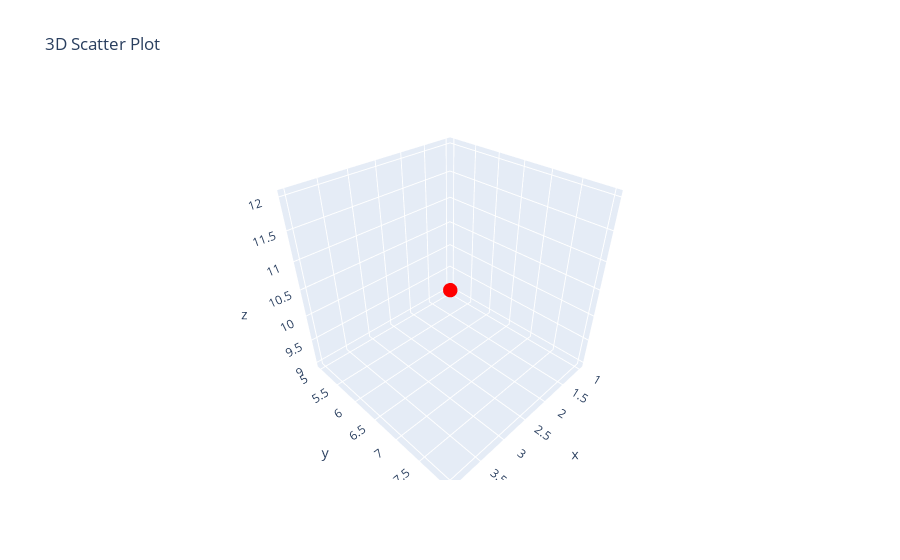

Notebook code cell kept with this figure:
### Code cell
# 13. Create a 3D scatter plot using Plotly.

import plotly.express as px
import pandas as pd
df=pd.DataFrame({"x":[1,2,3,4],"y":[5,6,7,8],"z":[9,10,11,12]})
figure=px.scatter_3d(x=df["x"],y=df["y"],z=df["z"],title="3D Scatter Plot")
figure.update_traces(marker=dict(size=5,color='red'))
figure.show()

### Figure 1 — Plotly figure (JSON) as saved in the notebook; plotly's stock layout.template omitted (floating-point values rounded to 4 significant figures)
{"data": [{"hovertemplate": "x=%{x}<br>y=%{y}<br>z=%{z}<extra></extra>", "legendgroup": "", "marker": {"color": "red", "size": 5, "symbol": "circle"}, "mode": "markers", "name": "", "scene": "scene", "showlegend": false, "type": "scatter3d", "x": [1, 2, 3, 4], "y": [5, 6, 7, 8], "z": [9, 10, 11, 12]}], "layout": {"legend": {"tracegroupgap": 0}, "scene": {"domain": {"x": [0, 1], "y": [0, 1]}, "xaxis": {"title": {"text": "x"}}, "yaxis": {"title": {"text": "y"}}, "zaxis": {"title": {"text": "z"}}}, "title": {"text": "3D Scatter Plot"}}}
